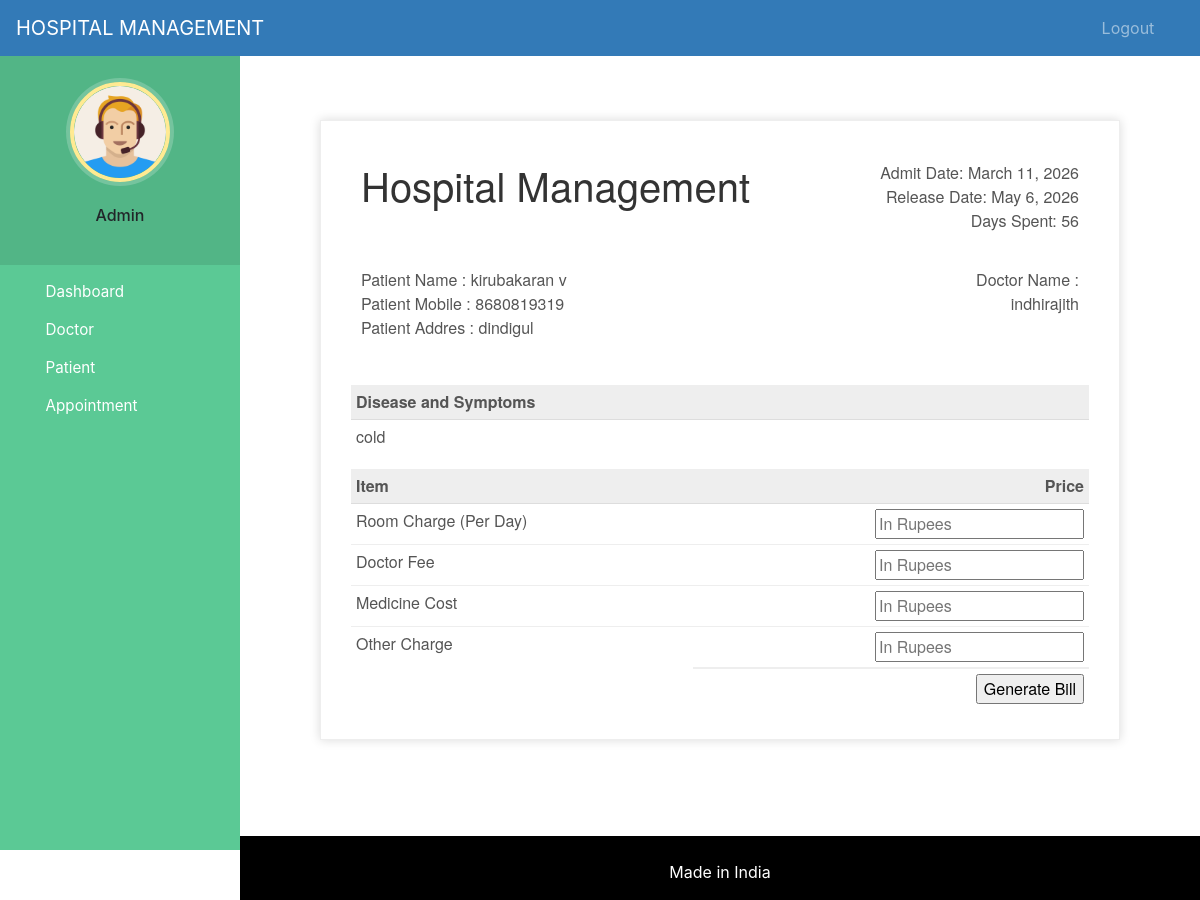
Screenshot of /discharge-patient/6 (signed in) with the database file from the repository.
### hospital/models.py (models this page shows, shortened)
class Patient(models.Model):
    user=models.OneToOneField(User,on_delete=models.CASCADE)
    profile_pic= models.ImageField(upload_to='profile_pic/PatientProfilePic/',null=True,blank=True)
    address = models.CharField(max_length=40)
    mobile = models.CharField(max_length=20,null=False)
    symptoms = models.CharField(max_length=100,null=False)
    assignedDoctorId = models.PositiveIntegerField(null=True)
    admitDate=models.DateField(auto_now=True)
    status=models.BooleanField(default=False)
    @property
    def get_name(self):
        return self.user.first_name+" "+self.user.last_name

### hospital/views.py (the view, shortened to what this page needs)
# urls.py: path('discharge-patient/<int:pk>', views.discharge_patient_view,name='discharge-patient'),
@login_required(login_url='adminlogin')
@user_passes_test(is_admin)
def discharge_patient_view(request,pk):
    patient=models.Patient.objects.get(id=pk)
    days=(date.today()-patient.admitDate) #2 days, 0:00:00
    assignedDoctor=models.User.objects.all().filter(id=patient.assignedDoctorId)
    d=days.days # only how many day that is 2
    patientDict={
        'patientId':pk,
        'name':patient.get_name,
        'mobile':patient.mobile,
        'address':patient.address,
        'symptoms':patient.symptoms,
        'admitDate':patient.admitDate,
        'todayDate':date.today(),
        'day':d,
        'assignedDoctorName':assignedDoctor[0].first_name,
    }
    return render(request,'hospital/patient_generate_bill.html',context=patientDict)

### hospital/views.py (called while the page is built)
def is_admin(user):
    return user.groups.filter(name='ADMIN').exists()

### templates/hospital/patient_generate_bill.html (shortened to what this page needs)
{% extends 'hospital/admin_base.html' %}
{% load static %}
{% block content %}
<head>
</head>
<br><br><br>
<div class="invoice-box">
  <table cellpadding="0" cellspacing="0">
    <tr class="top">
      <td colspan="2">
        <table>
          <tr>
            <td class="title">
              <h1>Hospital Management</h1>
            </td>
            <td>
              Admit Date: {{admitDate}}<br>
              Release Date: {{todayDate}}<br>
              Days Spent: {{day}}
            </td>
          </tr>
        </table>
      </td>
    </tr>
    <tr class="information">
      <td colspan="2">
        <table>
          <tr>
            <td>
              Patient Name : {{name}}<br>
              Patient Mobile : {{mobile}}<br>
              Patient Addres : {{address}}<br>
            </td>
            <td>
              Doctor Name :<br>
              {{assignedDoctorName}}<br>
            </td>
          </tr>
        </table>
      </td>
    </tr>
    <tr class="heading">
      <td>
        Disease and Symptoms
      </td>
      <td>
      </td>
    </tr>
    <tr class="details">
      <td>
        {{symptoms}}
      </td>
    </tr>
    <tr class="heading">
      <td>
        Item
      </td>
      <td>
        Price
      </td>
    </tr>
    <form method="post">
      <tr class="item">
        <td>
          Room Charge (Per Day)
        </td>
        <td>
          <input type="number" name="roomCharge" placeholder="In Rupees" value="">
        </td>
      </tr>
      <tr class="item">
        <td>
          Doctor Fee
        </td>
        <td>
          <input type="number" name="doctorFee" placeholder="In Rupees" value="">
        </td>
      </tr>
      <tr class="item">
        <td>
          Medicine Cost
        </td>
        <td>
          <input type="number" name="medicineCost" placeholder="In Rupees" value="">
        </td>
      </tr>
      <tr class="item last">
        <td>
          Other Charge
        </td>
        <td>
          <input type="number" name="OtherCharge" placeholder="In Rupees" value="">
        </td>
      </tr>
      <tr class="total">
        <td></td>
        <td>
          <input type="submit" name="submit" value="Generate Bill">
        </td>
      </tr>
    </form>
  </table>
</div>
{% endblock content %}

### static/style.css (style rules this page uses)
body { padding-left: 240px; }

### templates/hospital/admin_base.html (style rules this page uses)
body { padding-left: 240px; }

### templates/hospital/patient_generate_bill.html (style rules this page uses)
.invoice-box { max-width: 800px; margin: auto; padding: 30px; border: 1px solid #eee; box-shadow: 0 0 10px rgba(0, 0, 0, .15); font-size: 16px; line-height: 24px; font-family: 'Helvetica Neue', 'Helvetica', Helvetica, Arial, sans-serif; color: #555; }
.invoice-box table { width: 100%; line-height: inherit; text-align: left; }
.invoice-box table td { padding: 5px; vertical-align: top; }
.invoice-box table tr td:nth-child(2) { text-align: right; }
.invoice-box table tr.top table td { padding-bottom: 20px; }
.invoice-box table tr.top table td.title { font-size: 45px; line-height: 45px; color: #333; }
.invoice-box table tr.information table td { padding-bottom: 40px; }
.invoice-box table tr.heading td { background: #eee; border-bottom: 1px solid #ddd; font-weight: bold; }
.invoice-box table tr.details td { padding-bottom: 20px; }
.invoice-box table tr.item td { border-bottom: 1px solid #eee; }
.invoice-box table tr.item.last td { border-bottom: none; }
.invoice-box table tr.total td:nth-child(2) { border-top: 2px solid #eee; font-weight: bold; }

### rows the page displays
Patient: admitDate "March 11, 2026", mobile "8680819319", address "dindigul", symptoms "cold"

### other values shown
{{ name }} "kirubakaran v"
{{ assignedDoctorName }} "indhirajith"
